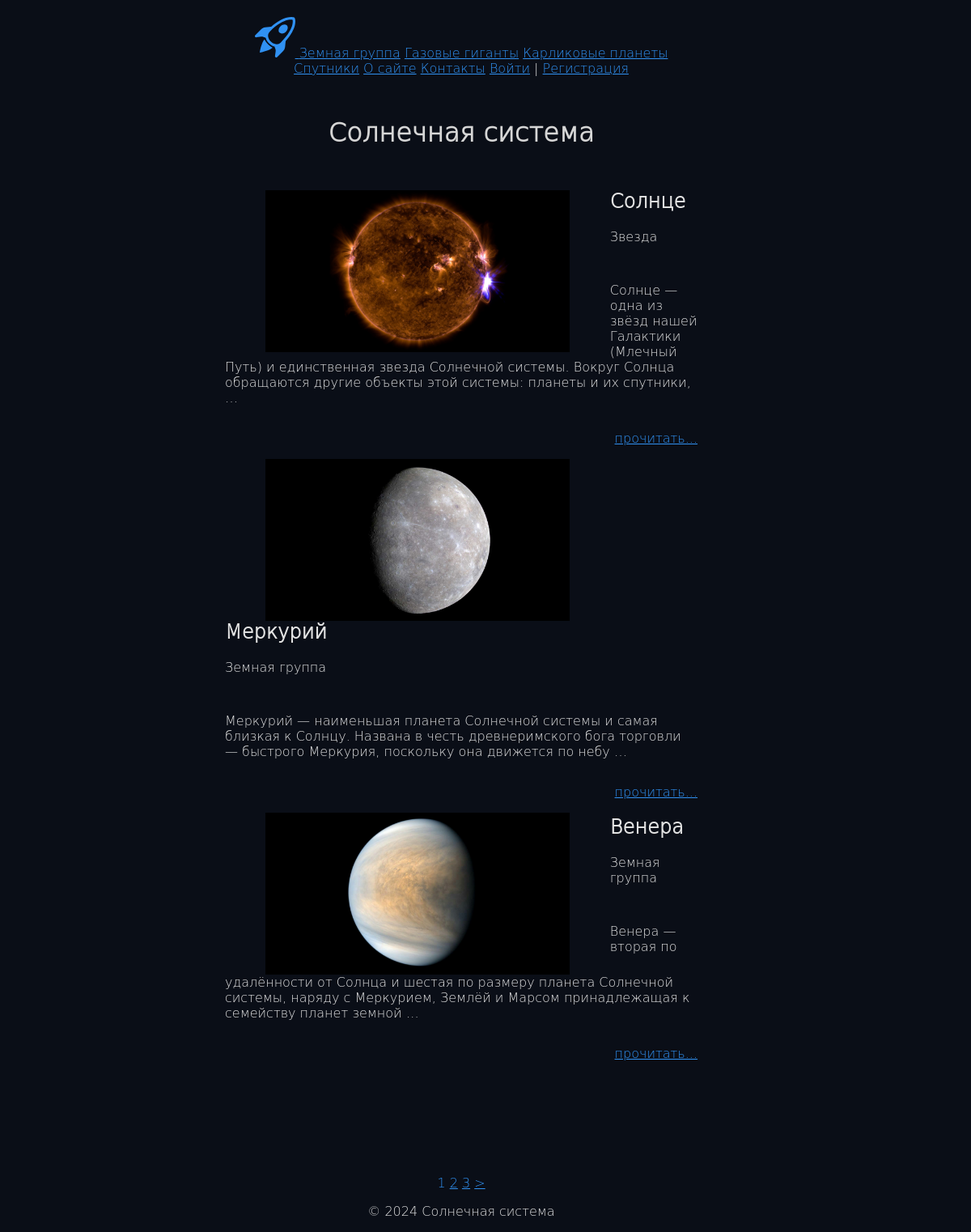
The page / on the database its author committed.
### basis/models.py (models this page shows, shortened)
class Category(models.Model):
    name = models.CharField(max_length=100, db_index=True, verbose_name="Категория")
    slug = models.SlugField(max_length=255, unique=True, db_index=True)
    class Meta:
        verbose_name = "категорию"
        verbose_name_plural = "Категории"
    def __str__(self):
        return self.name
    def get_absolute_url(self):
        return reverse('category', kwargs={'category_slug': self.slug})

class Basis(models.Model):
    post_title = models.CharField(max_length=255, verbose_name="Заголовок")
    post_content = models.TextField(blank=True, verbose_name="Текст статьи")
    photo = models.ImageField(upload_to="photos/%Y/%m/%d/", default=None, blank=True, null=True, verbose_name="Фото")
    slug = models.SlugField(max_length=255, unique=True, db_index=True, verbose_name="Слаг")
    category = models.ForeignKey(
        'Category', on_delete=models.PROTECT, related_name='all_posts', verbose_name="Категории", null=True
    )
    time_create = models.DateTimeField(auto_now_add=True, verbose_name="Время создания")
    time_update = models.DateTimeField(auto_now=True, verbose_name="Время изменения")
    is_published = models.BooleanField(default=True, verbose_name="Статус")
    objects = models.Manager()
    published = PublishManager()
    class Meta:
        verbose_name = "объект"
        verbose_name_plural = "Объекты"
    def get_absolute_url(self):
        return reverse('post', kwargs={'post_slug': self.slug})

### basis/views.py (the view)
# urls.py: path('', views.HomePage.as_view(), name="home"),
class HomePage(ListView):
    template_name = 'basis/index.html'
    context_object_name = 'all_posts'
    paginate_by = 3
    extra_context = {
        'title': 'Главная страница',
        'main_title': 'Солнечная система',
    }
    def get_queryset(self):
        return Basis.published.all().select_related('category')

### basis/models.py (called while the page is built)
    def get_queryset(self):
        return super().get_queryset().filter(is_published=1)

### basis/templatetags/basis_tags.py (called while the page is built)
@register.inclusion_tag('basis/categories.html')
def get_categories(category_selected=0):
    categories = Category.objects.all()
    return {'categories': categories, 'category_selected': category_selected}

### basis/views.py (called while the page is built)
def get_menu():
    menu = [{'main_title': 'О сайте', 'name': 'about'}, {'main_title': 'Контакты', 'name': 'contact'}]
    return menu

### users/context_processors.py (called while the page is built)
def get_menu_context(request):
    return {'menu': get_menu()}

### basis/templates/basis/index.html (shortened to what this page needs)
{% extends 'base.html' %}
{% block content %}
{% for p in all_posts %}
{% autoescape off %}
{% if p.photo %}
<a href='{{p.get_absolute_url}}'><img align="left" src="{{p.photo.url}}" height="200" hspace="50"></a>
<h2 align="left">{{p.post_title}}</h2>
{% if p.category != None %}
<p>{{p.category}}</p>
{% else %}
<p>Звезда</p>
{% endif %}
<p style="padding: 0px 0px 15px 0px">{{p.post_content|linebreaks|truncatewords:25}}</p>
{% endif %}
{% endautoescape %}
<p align="right" style="padding: 15px 0px 0px 0px"><a href='{{p.get_absolute_url}}'>прочитать...</a></p>
{% endfor %}
{% endblock %}
{% block navigation %}
{% if page_obj.has_other_pages %}
{% for p in paginator.page_range %}
{% if page_obj.number == p %}
<a class="page-num page-num-selected">{{ p }}</a>
{% elif p >= page_obj.number|add:-2 and p <= page_obj.number|add:2 %}
<a href="?page={{ p }}">{{ p }}</a>
{% endif %}
{% endfor %}
{% if page_obj.has_next %}
<a href="?page={{ page_obj.next_page_number }}">&gt;</a>
{% endif %}
{% endif %}
{% endblock %}

### basis/templates/basis/categories.html
{% for c in categories %}
{% if c.id == category_selected %}
<a class="selected">{{c.name}}</a>
{% else %}
<a href="{{c.get_absolute_url}}">{{c.name}}</a>
{% endif %}
{% endfor %}

### basis/static/basis/css/styles.css (style rules this page uses)
body { font-family: 'DejaVu Sans Light'; background: #0a0e17 }
h2 { color: #E3E3E3; }
p { color: #E3E3E3; }
a { color: #3091F2; }

### rows shown on the page
Category: name "Земная группа"
Category: name "Газовые гиганты"
Category: name "Карликовые планеты"
Category: name "Спутники"
Basis: photo (picture), post_title "Солнце", shows "Звезда", post_content "Солнце — одна из звёзд нашей Галактики (Млечный Путь) и единственная звезда Солнечной системы. Вокруг Солнца обращаются другие объекты этой системы: планеты и их спутники, …"
Basis: photo (picture), post_title "Меркурий", category "Земная группа", post_content "Меркурий — наименьшая планета Солнечной системы и самая близкая к Солнцу. Названа в честь древнеримского бога торговли — быстрого Меркурия, поскольку она движется по небу …"
Basis: photo (picture), post_title "Венера", category "Земная группа", post_content "Венера — вторая по удалённости от Солнца и шестая по размеру планета Солнечной системы, наряду с Меркурием, Землёй и Марсом принадлежащая к семейству планет земной …"

### other values the page prints
{{ m.main_title }} "О сайте" "Контакты"
{{ main_title }} "Солнечная система"
{{ p }} "1"
{{ p }} "2" "3"
